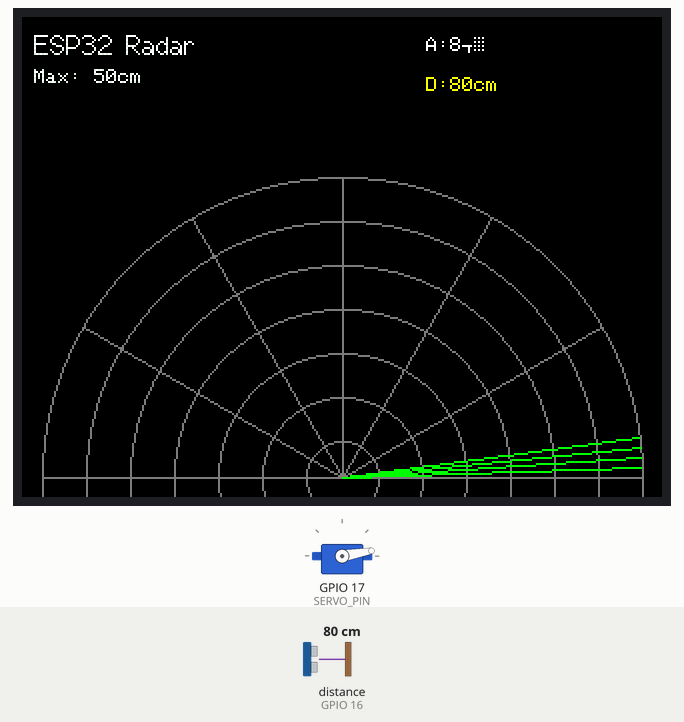
A sketch run on a simulated ESP32-S3. Parts: servo, 320×240 colour display. Wiring (inferred from the names in the program): ultrasonic range finder: trigger GPIO 7; echo GPIO 16. Inputs (shaded band) come from the test bench; at power-on: distance to the obstacle (sensor on GPIO 16) 80 cm. The echo pulse lasts 58.3 µs per cm.

Above: at 1.6 s.
1.7 s: distance to the obstacle (sensor on GPIO 16) set to 55 cm
At 3.03 s:
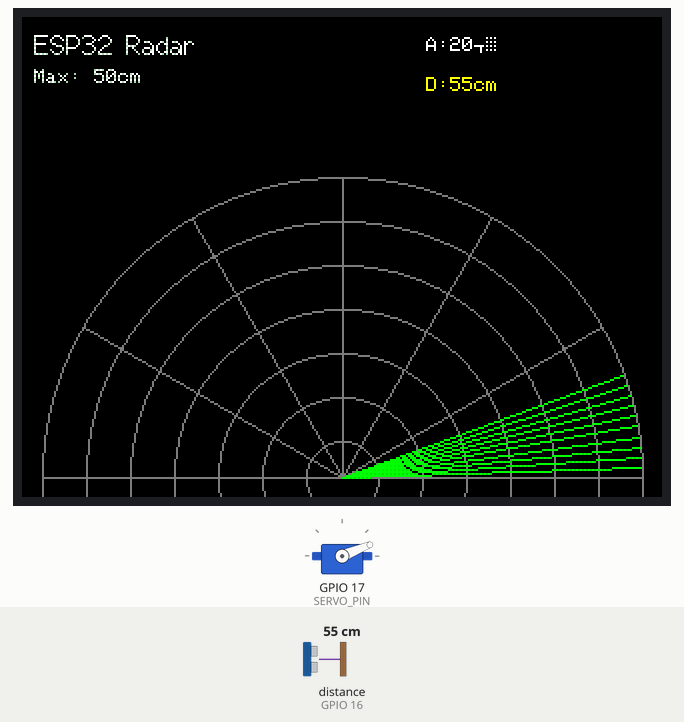
4.7 s: distance to the obstacle (sensor on GPIO 16) set to 45 cm
At 5.37 s:
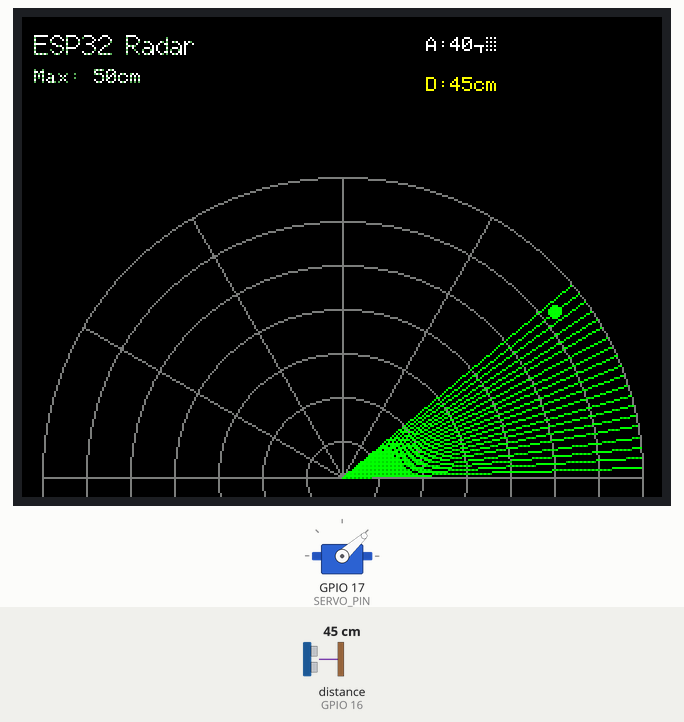
7.7 s: distance to the obstacle (sensor on GPIO 16) set to 42 cm
At 8.17 s:
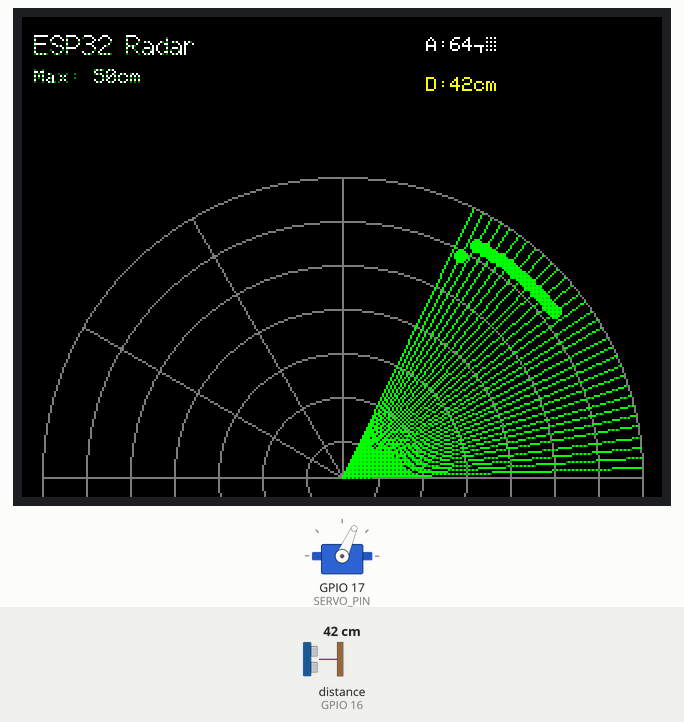
10.7 s: distance to the obstacle (sensor on GPIO 16) set to 36 cm
At 11.44 s:
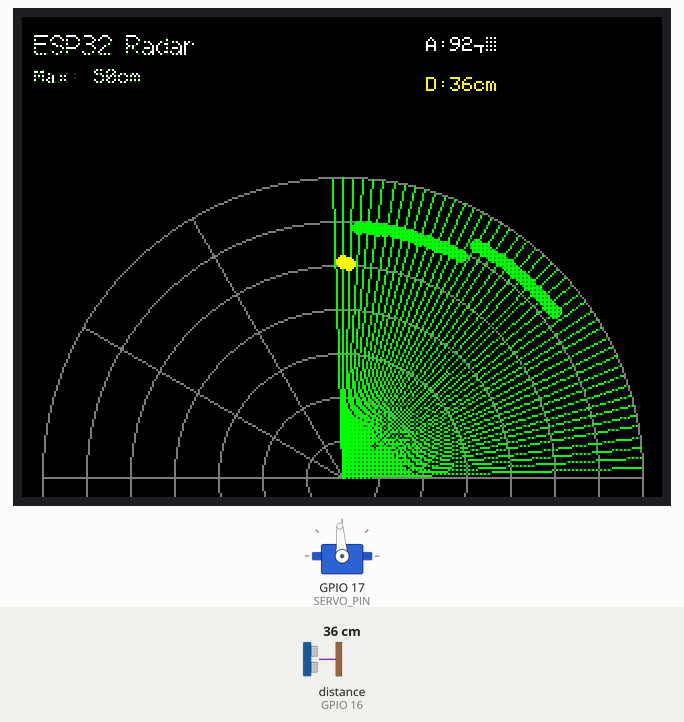
13.7 s: distance to the obstacle (sensor on GPIO 16) set to 27 cm
At 14.24 s:
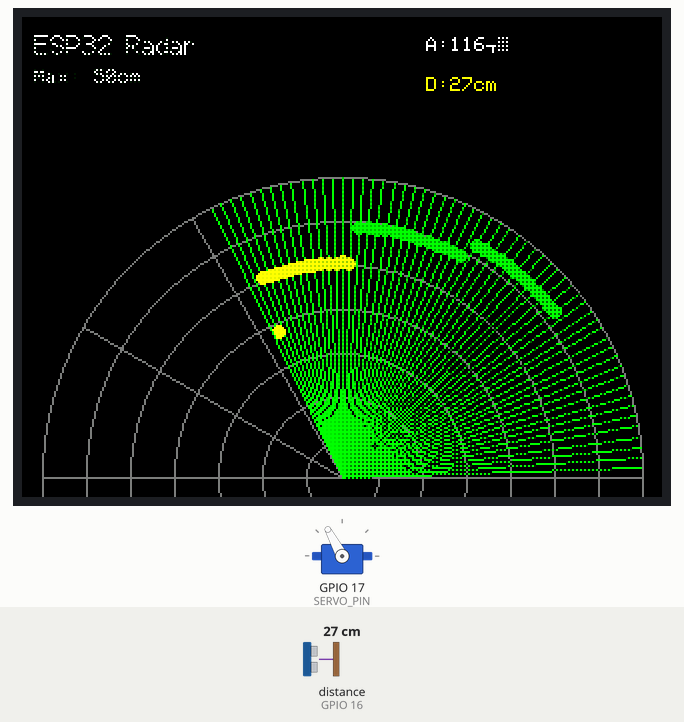
16.7 s: distance to the obstacle (sensor on GPIO 16) set to 23 cm
At 17.49 s:
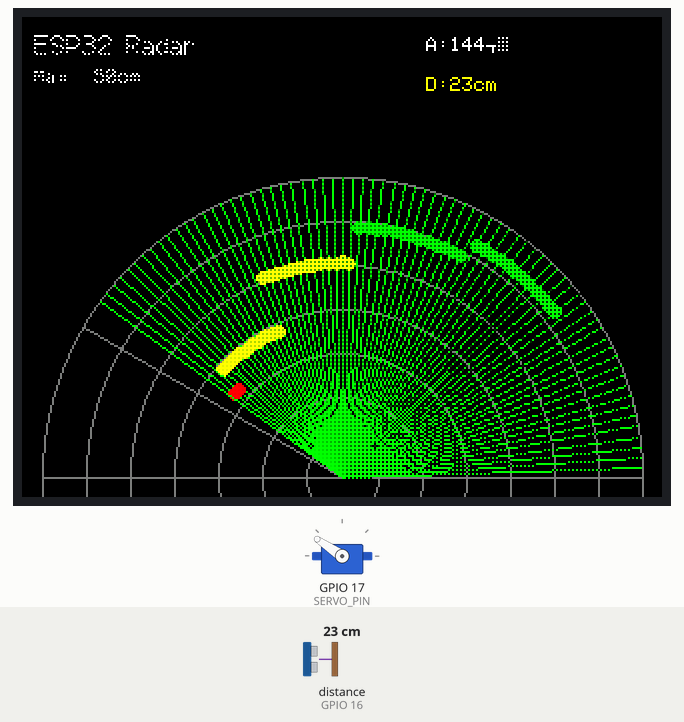
Timing chart, 0 to 23.4 s (numbered marks = the images above; inputs shaded):
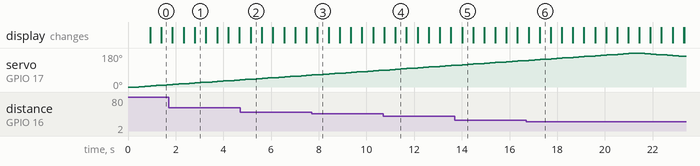

Measured:
- the behaviour switches between 51 and 50 cm on distance to the obstacle (sensor on GPIO 16) (found by bisection; images 1 and 2)
- the behaviour switches between 40 and 39 cm on distance to the obstacle (sensor on GPIO 16) (found by bisection; images 3 and 4)
- the behaviour switches between 25 and 24 cm on distance to the obstacle (sensor on GPIO 16) (found by bisection; images 5 and 6)
- after the input at 4.7 s, the display: changes after 0.44 s (image 2)
- after the input at 10.7 s, the display: first differs from a run without the input after 0.51 s (image 4)
- after the input at 16.7 s, the display: first differs from a run without the input after 0.56 s (image 6)
- by itself, servo on GPIO 17 (SERVO_PIN): rises from 140° to 180° in 4.4 s, then falls to 162° in 2.1 s

The sketch:

esp32_ILI9341_Radar.ino
```cpp
#include "SPI.h"
#include "TFT_eSPI.h"
#include <ESP32Servo.h>

const int TRIG_PIN = 7;
const int ECHO_PIN = 16;
const int SERVO_PIN = 17;

TFT_eSPI tft = TFT_eSPI();
TFT_eSprite radarSprite = TFT_eSprite(&tft);
Servo myServo;

const int SCREEN_W = 320;
const int SCREEN_H = 240;
const int CX = SCREEN_W / 2;
const int CY = SCREEN_H - 10;
const int MAX_RADIUS = 150;
const int MAX_RANGE_CM = 50; //2-400
const int ANGLE_MIN = 0;
const int ANGLE_MAX = 180;
const int ANGLE_STEP = 2;

unsigned long lastSweepTime = 0;
unsigned long sweepInterval = 30;
unsigned long lastMeasureTime = 0;
unsigned long measureInterval = 50;

int currentAngle = ANGLE_MIN;
int sweepDir = 1;

struct Detection {
  uint8_t angle;
  uint16_t dist_cm;
};
#define MAX_DETECTIONS 200
Detection detections[MAX_DETECTIONS];
int det_count = 0;

#define TRAIL_DECAY 15
uint8_t fadeBuffer[MAX_RADIUS];

int prevX = CX;
int prevY = CY;

int distToRadius(uint16_t dcm) {
  if (dcm >= MAX_RANGE_CM) return MAX_RADIUS;
  return (int)(((long)dcm * MAX_RADIUS) / MAX_RANGE_CM);
}

unsigned int readUltrasonicCM() {
  digitalWrite(TRIG_PIN, LOW);
  delayMicroseconds(2);
  digitalWrite(TRIG_PIN, HIGH);
  delayMicroseconds(10);
  digitalWrite(TRIG_PIN, LOW);
  unsigned long duration = pulseIn(ECHO_PIN, HIGH, 30000UL);
  if (duration == 0) return 0;
  return (unsigned int)(duration / 58.0);
}

void drawRadarBackground() {
  radarSprite.fillSprite(TFT_BLACK);

  for (int r = MAX_RADIUS; r > 0; r -= 22) {
    radarSprite.drawCircle(CX, CY, r, TFT_DARKGREY);
  }
  radarSprite.drawLine(CX - MAX_RADIUS, CY, CX + MAX_RADIUS, CY, TFT_DARKGREY);

  for (int a = 0; a <= 180; a += 30) {
    float rad = a * PI / 180.0;
    int x = CX + (int)(MAX_RADIUS * cos(rad));
    int y = CY - (int)(MAX_RADIUS * sin(rad));
    radarSprite.drawLine(CX, CY, x, y, TFT_DARKGREY);
  }

  radarSprite.setTextColor(TFT_WHITE);
  radarSprite.drawString("ESP32 Radar", 6, 6, 2);
  radarSprite.drawString("Max: " + String(MAX_RANGE_CM) + "cm", 6, 26, 1);
}

void fadeRadar() {
  for (int y = 0; y < SCREEN_H; y += 2) {
    for (int x = 0; x < SCREEN_W; x += 2) {
      uint16_t c = radarSprite.readPixel(x, y);
      if (c != TFT_BLACK && c != TFT_DARKGREY) {
        uint8_t r = (c >> 11) & 0x1F;
        uint8_t g = (c >> 5) & 0x3F;
        uint8_t b = c & 0x1F;
        r = (r > 0) ? r - 1 : 0;
        g = (g > 0) ? g - 1 : 0;
        b = (b > 0) ? b - 1 : 0;
        uint16_t faded = (r << 11) | (g << 5) | b;
        radarSprite.drawPixel(x, y, faded);
      }
    }
  }
}

void drawDetections() {
  for (int i = 0; i < det_count; ++i) {
    uint8_t a = detections[i].angle;
    uint16_t d = detections[i].dist_cm;
    if (d == 0 || d > MAX_RANGE_CM) continue;
    float rad = a * PI / 180.0;
    int rpx = distToRadius(d);
    int x = CX + (int)(rpx * cos(rad));
    int y = CY - (int)(rpx * sin(rad));
    uint16_t color = (d < 25) ? TFT_RED : (d < 40 ? TFT_WHITE : TFT_BLUE);
    radarSprite.fillCircle(x, y, 3, color);
  }
}

void updateRadarSweep(int angle) {
  float rad = angle * PI / 180.0;
  int x = CX + (int)(MAX_RADIUS * cos(rad));
  int y = CY - (int)(MAX_RADIUS * sin(rad));
  radarSprite.drawLine(CX, CY, x, y, TFT_GREEN);
  prevX = x;
  prevY = y;
}

void setup() {
  Serial.begin(115200);
  pinMode(TRIG_PIN, OUTPUT);
  pinMode(ECHO_PIN, INPUT);
  digitalWrite(TRIG_PIN, LOW);

  myServo.setPeriodHertz(50);
  myServo.attach(SERVO_PIN);
  myServo.write(currentAngle);

  tft.init();
  tft.setRotation(3); //0-3
  tft.fillScreen(TFT_BLACK);

  radarSprite.createSprite(SCREEN_W, SCREEN_H);
  radarSprite.setColorDepth(16);

  drawRadarBackground();
  radarSprite.pushSprite(0, 0);
}

void loop() {
  unsigned long now = millis();

  if (now - lastSweepTime >= sweepInterval) {
    lastSweepTime = now;
    currentAngle += sweepDir * ANGLE_STEP;

    if (currentAngle >= ANGLE_MAX) {
      sweepDir = -1;
      det_count = 0;
      drawRadarBackground();
    } else if (currentAngle <= ANGLE_MIN) {
      sweepDir = 1;
      det_count = 0;
      drawRadarBackground();
    }

    myServo.write(currentAngle);

    fadeRadar();
    updateRadarSweep(currentAngle);

    radarSprite.fillRect(200, 6, 114, 20, TFT_BLACK);
    radarSprite.setTextColor(TFT_WHITE, TFT_BLACK);
    radarSprite.drawString("A:" + String(currentAngle) + "°", 202, 10, 1);

    radarSprite.pushSprite(0, 0);
  }

  if (now - lastMeasureTime >= measureInterval) {
    lastMeasureTime = now;
    unsigned int d = readUltrasonicCM();

    radarSprite.fillRect(200, 26, 114, 20, TFT_BLACK);
    radarSprite.setTextColor(TFT_YELLOW, TFT_BLACK);
    radarSprite.drawString("D:" + String(d) + "cm", 202, 30, 1);

    if (d > 0 && d <= MAX_RANGE_CM) {
      if (det_count < MAX_DETECTIONS) {
        detections[det_count++] = { (uint8_t)currentAngle, d };
      }

      float rad = currentAngle * PI / 180.0;
      int rpx = distToRadius(d);
      int x = CX + (int)(rpx * cos(rad));
      int y = CY - (int)(rpx * sin(rad));
      uint16_t color = (d < 25) ? TFT_RED : (d < 40 ? TFT_YELLOW : TFT_GREEN);
      radarSprite.fillCircle(x, y, 3, color);
    }
  }
}
```
